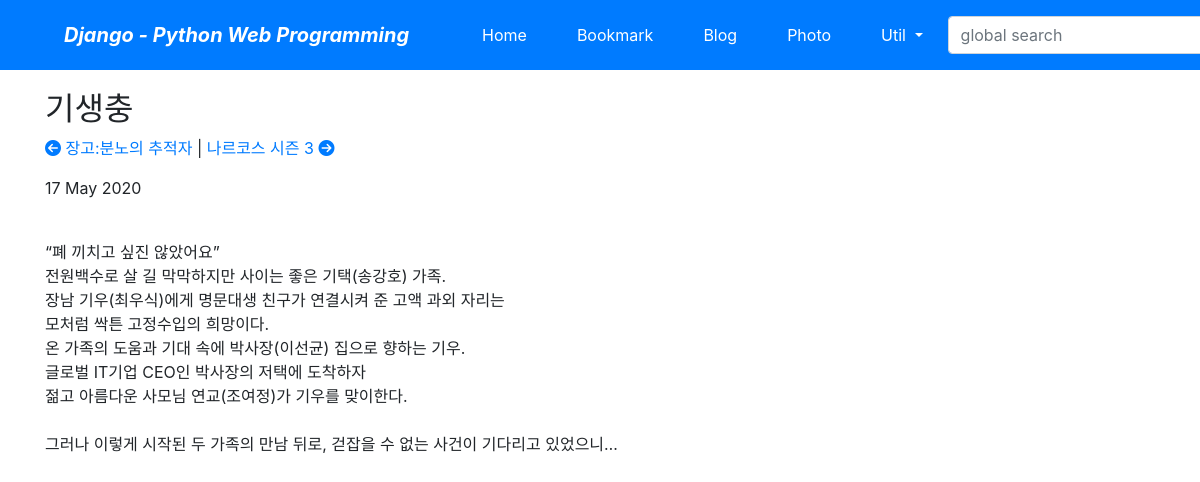
The page /blog/post/기생충/ on the database its author committed.
### blog/models.py (models this page shows)
class Post(models.Model):
    title = models.CharField(verbose_name='TITLE', max_length=50)
    slug = models.SlugField(
        'SLUG', unique=True, allow_unicode=True, help_text='one word for title alias')
    description = models.CharField(
        'DESCRIPTION', max_length=100, blank=True, help_text='simple description text')
    content = models.TextField('CONTENT')
    create_dt = models.DateTimeField('CREATE DATE', auto_now_add=True)
    modify_dt = models.DateTimeField('MODIFY DATE', auto_now=True)
    tags = TaggableManager(blank=True)
    class Meta:
        verbose_name = 'post'
        verbose_name_plural = 'posts'
        db_table = 'blog_posts'
        ordering = ('-modify_dt',)
    def __str__(self):
        return self.title
    def get_absolute_url(self):
        return reverse("blog:post_detail", args=(self.slug,))
    def get_previous(self):
        return self.get_previous_by_modify_dt()
    def get_next(self):
        return self.get_next_by_modify_dt()

### blog/templates/blog/post_detail.html (shortened to what this page needs)
{% extends 'base.html' %}
{% block content %}
    <h2>{{ object.title }}</h2>
    <p>
        {% if object.get_previous %}
            <a href="{{ object.get_previous.get_absolute_url }}" title="View previous post">
                <i class="fas fa-arrow-circle-left"></i>
                {{ object.get_previous}}</a >
        {% endif %}
        {% if object.get_next %}
            |
            <a href="{{ object.get_next.get_absolute_url }}" title="View next post">{{ object.get_next}}
                <i class="fas fa-arrow-circle-right"></i></a>
        {% endif %}
    </p>
    <p>{{ object.modify_dt|date:"j F Y"}}</p>
    <br/>
    <div>
        {{object.content|linebreaks}}
    </div>
{% endblock %}

### rows shown on the page
Post: title "기생충", get_previous "장고:분노의 추적자", get_next "나르코스 시즌 3", modify_dt "17 May 2020", content "“폐 끼치고 싶진 않았어요” 전원백수로 살 길 막막하지만 사이는 좋은 기택(송강호) 가족. 장남 기우(최우식)에게 명문대생 친구가 연결시켜 준 고액 과외 자리는 모처럼 싹튼 고정수입의 희망이다. 온 가족의 도움과 기대 속에 박사장(이선균) 집으로 향하는 기우. 글로벌 IT기업 CEO인 박사장의 저택에 도착하자 젊고 아름다운 사모님 연교(조여정)가 기우를 맞이한다. 그러나 이렇게 시작된 두 가족의 만남 뒤로, 걷잡을 수 없는 사건이 기다리고 있었으니…"
